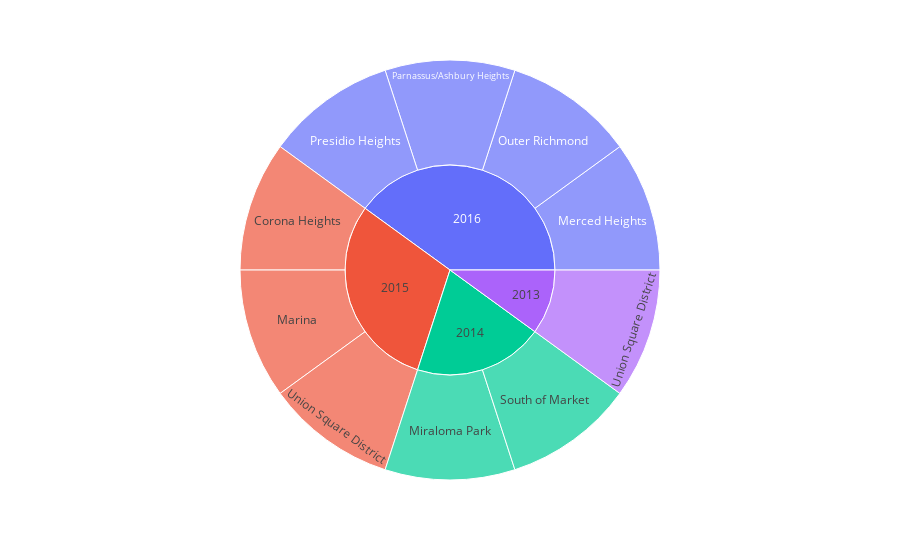

Notebook code for this chart:
### Markdown cell above
### Create a sunburst chart to conduct a costs analysis of most expensive neighborhoods in San Francisco per year

### Code cell
# Sunburst Plot
year_reset = year_neighborhood.reset_index()
year_sorted =year_reset.sort_values(by='sale_price_sqr_foot', ascending=False)
year_top10 = year_sorted.head(10)
year_top10.to_csv('year_top10.csv')
px.sunburst(year_top10, path=['year', 'neighborhood'])

### Figure 1 — Plotly figure (JSON) as saved in the notebook; plotly's stock layout.template omitted (floating-point values rounded to 4 significant figures)
{"data": [{"branchvalues": "total", "domain": {"x": [0, 1], "y": [0, 1]}, "hovertemplate": "labels=%{label}<br>count=%{value}<br>parent=%{parent}<br>id=%{id}<extra></extra>", "ids": ["2015/Corona Heights", "2015/Marina", "2016/Merced Heights", "2014/Miraloma Park", "2016/Outer Richmond ", "2016/Parnassus/Ashbury Heights", "2016/Presidio Heights", "2014/South of Market", "2013/Union Square District", "2015/Union Square District", "2013", "2014", "2015", "2016"], "labels": ["Corona Heights", "Marina", "Merced Heights", "Miraloma Park", "Outer Richmond ", "Parnassus/Ashbury Heights", "Presidio Heights", "South of Market", "Union Square District", "Union Square District", "2013", "2014", "2015", "2016"], "name": "", "parents": ["2015", "2015", "2016", "2014", "2016", "2016", "2016", "2014", "2013", "2015", "", "", "", ""], "type": "sunburst", "values": [1, 1, 1, 1, 1, 1, 1, 1, 1, 1, 1, 2, 3, 4]}], "layout": {"autosize": true, "legend": {"tracegroupgap": 0}, "margin": {"t": 60}}}
